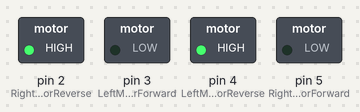
This sketch was run on a simulated Arduino Uno, built with avr-gcc and run on an emulated ATmega328P. On the bench: switched loads named in the sketch (green lamp = pin HIGH).

Above: at 0.1 s.
Timing chart, 0 to 1.6 s (numbered marks = the images above):
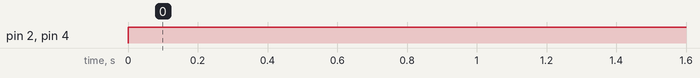

Measured:
- by itself, pin 2 (RightMotorReverse), pin 4 (LeftMotorReverse): LOW → HIGH at 0.00 s

The sketch:

TestMotoraUnazad.ino
```cpp
int LeftMotorForward = 3; // Pin 10 has Left Motor connected on Arduino boards.
int LeftMotorReverse = 4; // Pin 9 has Left Motor connected on Arduino boards.

int RightMotorForward = 5; // Pin 12 has Right Motor connected on Arduino boards.
int RightMotorReverse = 2 ; // Pin 13 has Right Motor connected on Arduino boards.


void setup()
{
  pinMode(LeftMotorForward, OUTPUT);  // initialize the  pin as an output.
  pinMode(RightMotorForward, OUTPUT);  // initialize the  pin as an output.
  pinMode(LeftMotorReverse, OUTPUT);  // initialize the  pin as an output.
  pinMode(RightMotorReverse, OUTPUT);  // initialize the  pin as an output.
}

// The following Loop is to make the Robot Reverse
void loop()

{
   digitalWrite(RightMotorReverse, HIGH);   // turn the Right Motor ON
   digitalWrite(LeftMotorReverse, HIGH);   // turn the Left Motor ON
   delay(10000);               // wait for  10 seconds

   digitalWrite(RightMotorForward,LOW);   // turn the Right Motor OFF
   digitalWrite(LeftMotorForward, LOW);   // turn the Left Motor OFF
   delay(10000);               // wait for  10 seconds
}
```
